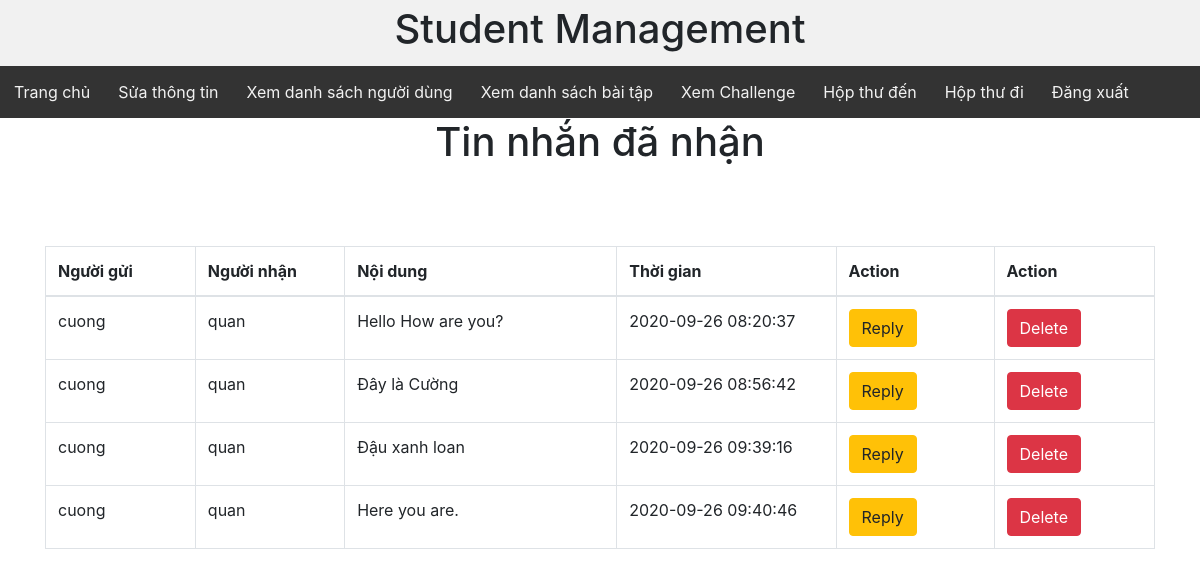
Screenshot of /listMessageReceive.php?id=53 with the database file from the repository.
### tables this page shows
CREATE TABLE `messages` (
  `id` int(11) NOT NULL,
  `userSendID` int(11) NOT NULL,
  `userReceiveID` int(11) NOT NULL,
  `message` varchar(255) NOT NULL,
  `createdTime` timestamp NOT NULL DEFAULT current_timestamp(),
  `receiver` varchar(255) DEFAULT NULL,
  `sender` varchar(255) DEFAULT NULL
);

### dbhelp.php (called while the page is built, shortened)
<?php
function executeResult($sql)
{
    $conn = mysqli_connect('localhost', 'root', '', 'db_studentmanagement6a');
    $resultset = mysqli_query($conn, $sql);
    $list = [];
    while ($row = mysqli_fetch_array($resultset, 1)) {
        $list[] = $row;
    }
    return $list;
}

### listMessageReceive.php (the view, shortened to what this page needs)
<!DOCTYPE html>
<?php
    if($_GET['position']=="Teacher"){
        require('teacherHeaderLayout.php');
    }
    else{
        require('studentHeaderLayout.php');
    }
      require('dbhelp.php');
    ?>
<html lang="vi">
<head>
    <link rel="stylesheet" href="Css/footer.css">
    <div>
        <h1 style="text-align: center;">Tin nhắn đã nhận</h1> <br><br><br>
    </div>
    <link rel="stylesheet" href="https://maxcdn.bootstrapcdn.com/bootstrap/4.4.1/css/bootstrap.min.css">
</head>
<body>
<div class="container">
<table class="table table-bordered">
    <thead>
    <tr>
        <th width=200>Người gửi</th>
        <th width=200>Người nhận</th>
        <th width=400>Nội dung</th>
        <th width=300>Thời gian</th>
        <th width=200>Action</th>
        <th width=200>Action</th>
    </tr>
    </thead>
    <tbody>
    <?php
    if (isset($_GET['id'])) {
    $receiverID = $_GET['id'];
    $sql = "select * from messages where userReceiveID = '$receiverID' ";
    $listMessage = executeResult($sql);
    foreach ($listMessage as $msg) { ?>
        <tr>
			<td> <?php echo $msg['sender'] ?></td>
			<td> <?php echo $msg['receiver'] ?> </td>
			<td> <?php echo $msg['message'] ?> </td>
			<td> <?php echo $msg['createdTime'] ?></td>
            <td><button class="btn btn-warning" onclick="window.open('sendMessage.php?id=<?php echo $msg['userSendID'] ?>&usr=<?php echo $msg['sender'] ?>&position=<?php echo $_GET['position'] ?>','_self')">Reply</button></td>
            <td><button class="btn btn-danger" onclick="deleteMessage(<?php echo $msg['id'] ?>)">Delete</button></td>
	    </tr>
   <?php } ?>
    </tbody>
</table>
</div>
</body>
</html>
<?php }
?>

### studentHeaderLayout.php (style rules this page uses)
* { box-sizing: border-box; }
body { margin: 0; }

### listMessageReceive.php (style rules this page uses)
.table-bordered td, .table-bordered th { border: 1px solid #dee2e6; }
.container { width: 100%; padding-right: 15px; padding-left: 15px; margin-right: auto; margin-left: auto; }
* { box-sizing: border-box; }
body { margin: 0; }

### rows the page displays
messages: sender "cuong", receiver "quan", message "Hello How are you?", createdTime "2020-09-26 08:20:37"
messages: sender "cuong", receiver "quan", message "Đây là Cường", createdTime "2020-09-26 08:56:42"
messages: sender "cuong", receiver "quan", message "Đậu xanh loan", createdTime "2020-09-26 09:39:16"
messages: sender "cuong", receiver "quan", message "Here you are.", createdTime "2020-09-26 09:40:46"
